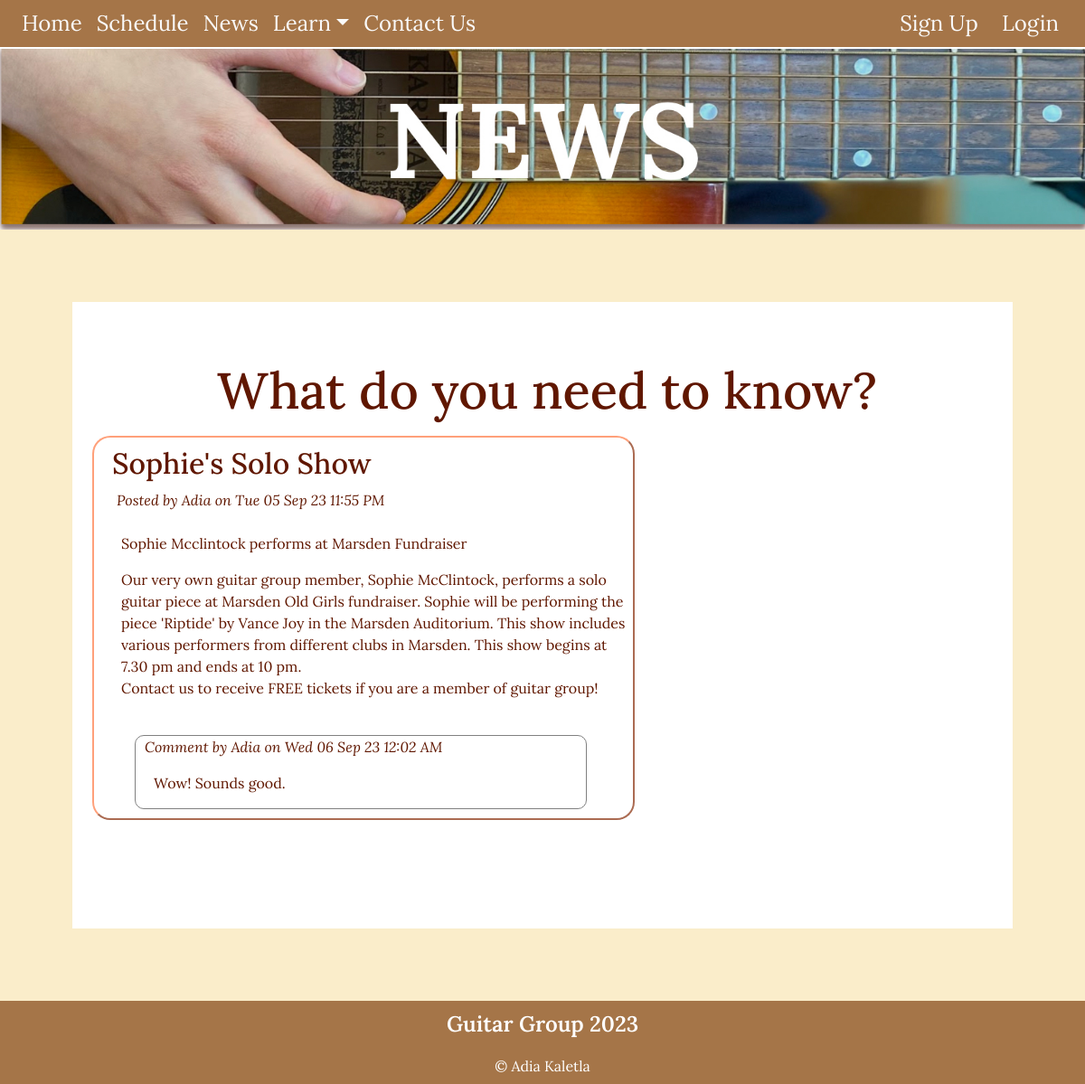
The app's page /news, older data.
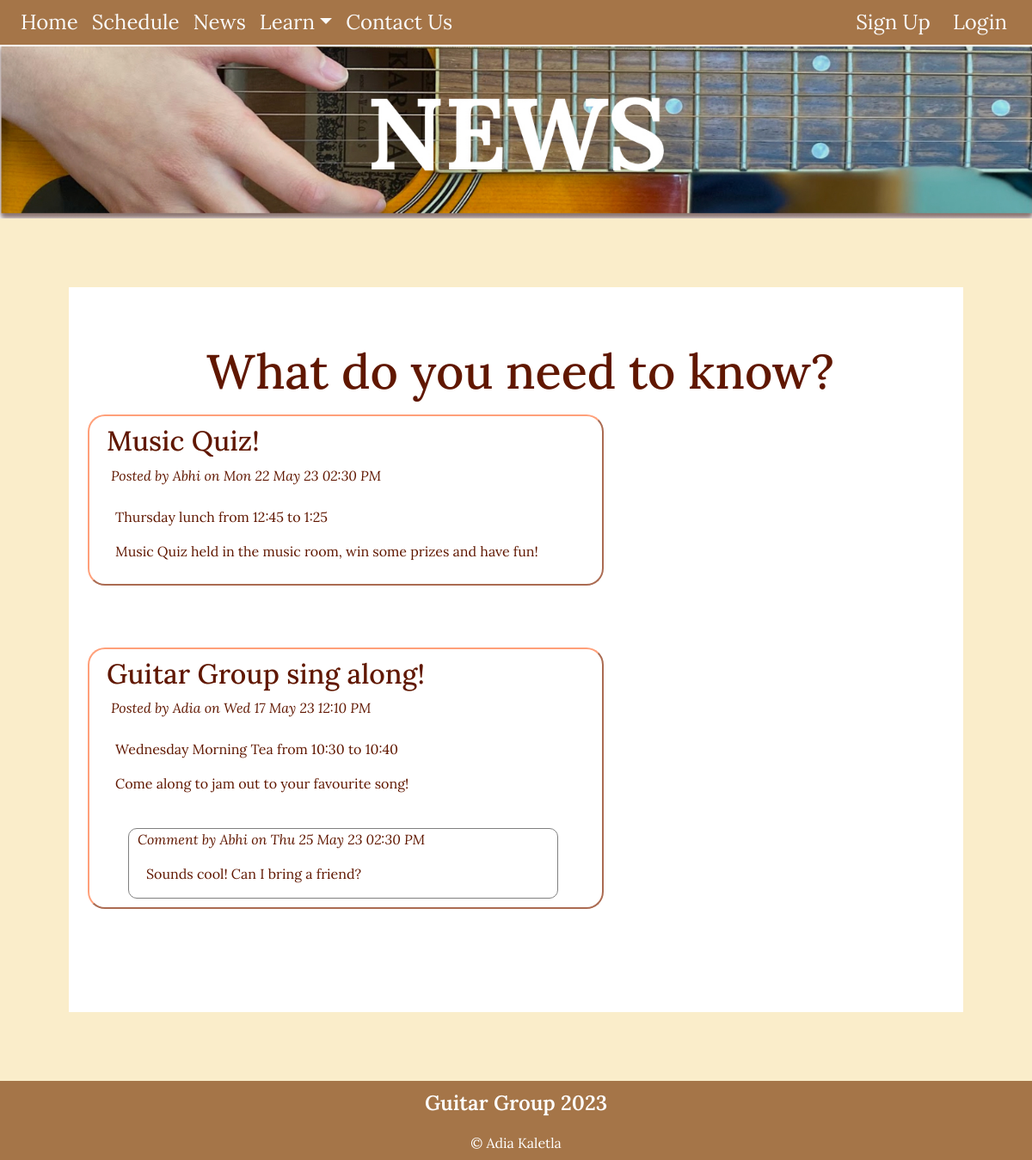
The same page, newer data.
### tables this page shows
CREATE TABLE news(
    news_id integer primary key autoincrement not null,
    title text not null unique,
    subtitle text not null unique,
    content text not null unique,
    newsdate date not null,
    member_id integer,
    foreign key(member_id) references member(member_id)
);

CREATE TABLE member(
    member_id integer primary key autoincrement not null,
    first_name text not null,
    last_name text not null,
    email text not null unique,
    password text not null,
    authorisation integer not null
);

CREATE TABLE comments(
comment_id integer primary key autoincrement not null,
comment text not null,
comment_date date not null,
commenter_id integer,
news_tag_id integer,
foreign key (commenter_id) references member(member_id),
foreign key (news_tag_id) references news(news_id)
);

### server.py (the view)
@app.route('/news')
def news():
    sql = """select news.news_id, news.title, news.subtitle, news.content, news.newsdate, member.first_name
                from news
                join member on news.member_id = member.member_id
                order by news.newsdate desc;
          """
    result = run_search_query_tuples(sql, (), db_path, True)
    print(result)
    sql = """select comments.comment, comments.comment_date, comments.commenter_id,
                    comments.news_tag_id, member.first_name
                from comments
                join news on news.news_id = comments.news_tag_id
                join member on comments.commenter_id = member.member_id
                order by comments.comment_id asc;
          """
    comms = run_search_query_tuples(sql, (), db_path, True)
    print(comms)
    return render_template("news.html", news=result, comments=comms)

### db_functions.py (called while the page is built)
def run_search_query_tuples(sql_query, values_tuple, file_path, rowfactory=False):
    try:
        db = sqlite3.connect(file_path)
        if rowfactory:
            db.row_factory = sqlite3.Row
        cursor = db.cursor()
        cursor.execute(sql_query, values_tuple)
        result = cursor.fetchall()
        cursor.close()
    except sqlite3.Error as error:
        print("Error running search query tuples: {}".format(error))
        return None
    db.close()
    if result is None:
        print("No search values were found")
    return result

### server.py (called while the page is built)
@app.template_filter()
def news_date(sqlite_dt):
    x = datetime.strptime(sqlite_dt, '%Y-%m-%d %H:%M:%S')
    return x.strftime("%a %d %b %y %I:%M %p")

### templates/news.html (shortened to what this page needs)
{% extends "layout.html" %}
{% block banner%}
static/images/newsbanner.jpg
{% endblock %}
{% block content%}
<div class="news-box">
    <div class="news-text">
        <div class="container-lg py-sm-5 py-1">
            <h1>What do you need to know?</h1>
            {% for row in news %}
                <div class="container-lg2">
                    <h2> {{ row['title'] }} </h2>
                    <div class="news-meta" style="padding-left: 5px"> Posted by {{ row['first_name'] }} on {{ row['newsdate'] | news_date }} </div>
                    <br>
                    <p class="subtitle" style="padding-left: 10px"> {{ row['subtitle'] }} </p>
                    <p class="news-text"> {{ row['content'] | replace("\n", "<br>") | safe}} </p>
                    {% for comms in comments %}
                        {% if comms['news_tag_id'] == row['news_id'] %}
                            <br>
                            <div style="padding-left: 25px">
                            <div class="comms-container">
                                <p class="news-meta"> Comment by {{ comms['first_name'] }} on {{ comms['comment_date'] | news_date }}</p>
                                <p class="news-text"> {{ comms['comment'] }}</p>
                            </div></div>
                        {% endif %}
                    {% endfor %}
                </div>
                <br><br><br>
            {% endfor %}
        </div>
    </div>
</div>
{% endblock %}

Row changes from the older to the newer data that the page shows:
removed news: title "Sophie's Solo Show", first_name "Adia", newsdate|news_date "Tue 05 Sep 23 11:55 PM", subtitle "Sophie Mcclintock performs at Marsden Fundraiser", content "Our very own guitar group member, Sophie McClintock, performs a solo guitar piece at Marsden Old Girls fundraiser. Sophie will be performing the piece 'Riptide' by Vance Joy in the Marsden Auditorium. This show includes various performers from different clubs in Marsden. This show begins at 7.30 pm and ends at 10 pm. Contact us to receive FREE tickets if you are a member of guitar group!"
removed comments: first_name "Adia", comment_date|news_date "Wed 06 Sep 23 12:02 AM", comment "Wow! Sounds good.", shown under "Sophie's Solo Show"
added news: title "Music Quiz!", first_name "Abhi", newsdate|news_date "Mon 22 May 23 02:30 PM", subtitle "Thursday lunch from 12:45 to 1:25", content "Music Quiz held in the music room, win some prizes and have fun!"
added news: title "Guitar Group sing along!", first_name "Adia", newsdate|news_date "Wed 17 May 23 12:10 PM", subtitle "Wednesday Morning Tea from 10:30 to 10:40", content "Come along to jam out to your favourite song!"
added comments: first_name "Abhi", comment_date|news_date "Thu 25 May 23 02:30 PM", comment "Sounds cool! Can I bring a friend?", shown under "Guitar Group sing along!"
